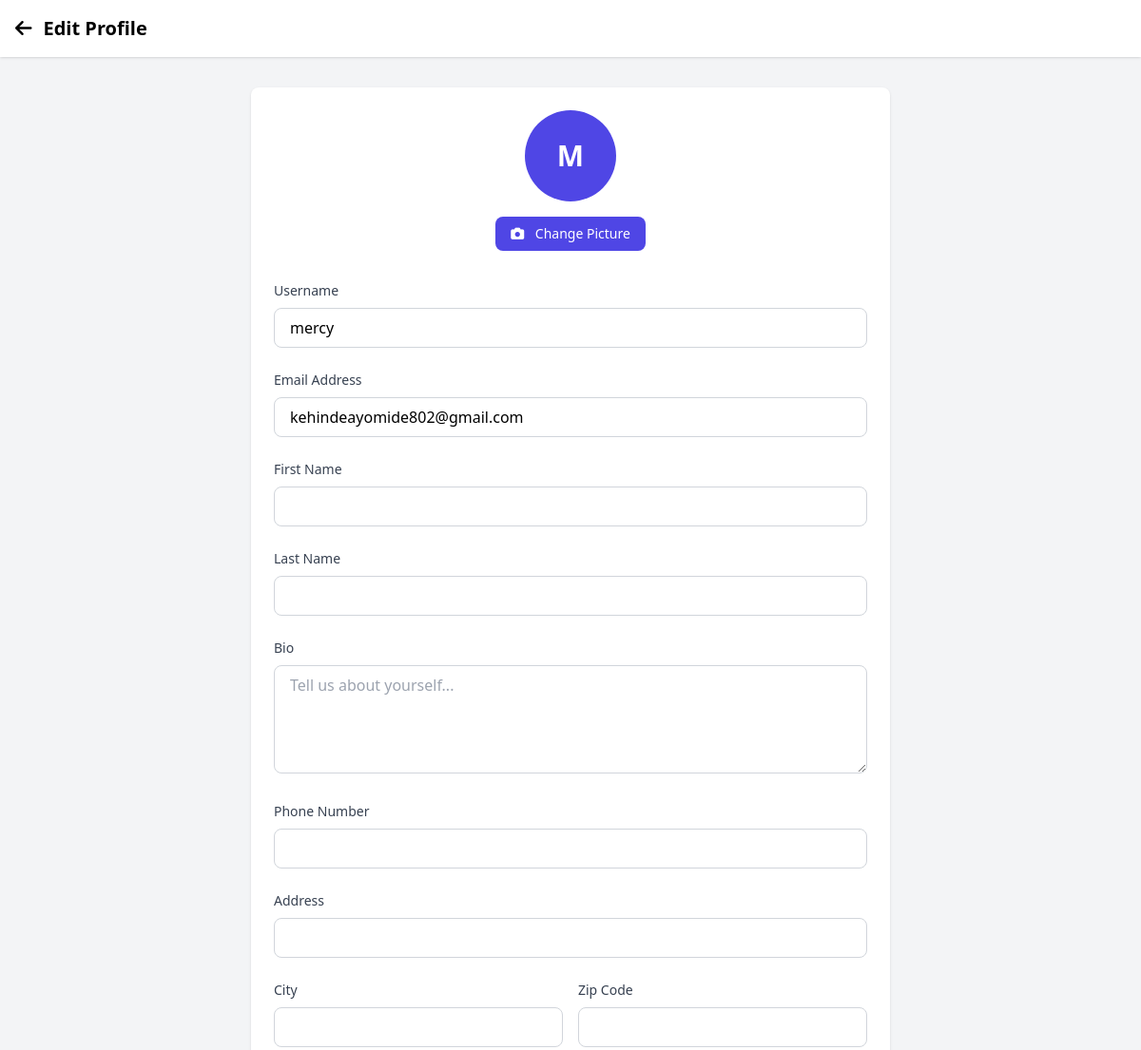
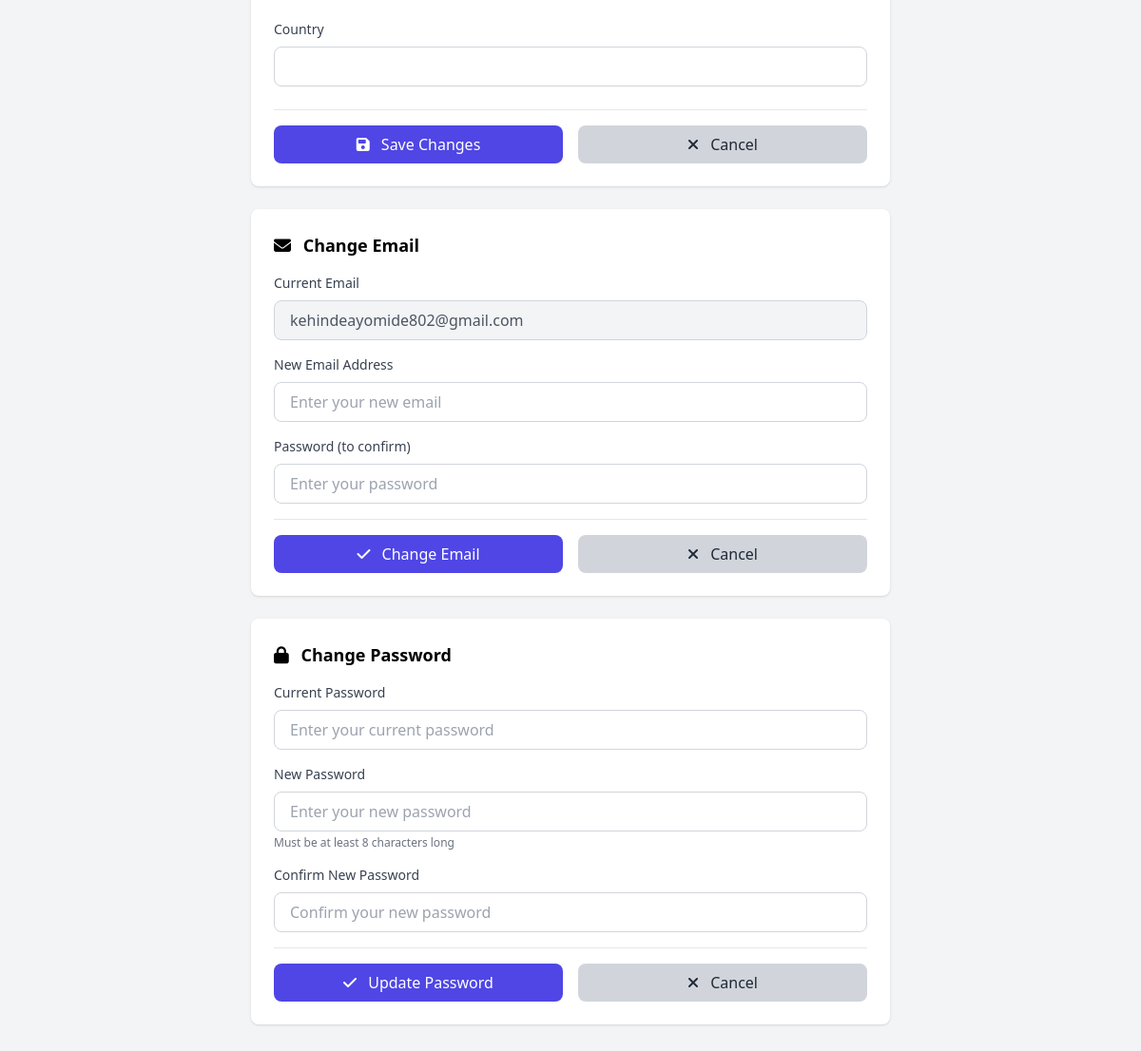
/edit-profile/ (signed in), run on the app's committed database (2 pictures, top to bottom).
### multivendor/models.py (models this page shows, shortened)
class User(AbstractUser):
    ROLE_CHOICES = (
        ("buyer", "Buyer"),
        ("vendor", "Vendor"),
        ("admin", "Admin"),
    )
    role = models.CharField(
        max_length=10,
        choices=ROLE_CHOICES,
        default="buyer"
    )
    phone = models.CharField(max_length=15, blank=True)
    is_verified = models.BooleanField(default=False)

### multivendor/views.py (the view, shortened to what this page needs)
# urls.py: path("edit-profile/", views.edit_profile_view, name="edit_profile"),
def edit_profile_view(request):
    if not request.user.is_authenticated:
        return redirect("login")
    user = request.user
    user_profile = None
    try:
        user_profile = user.userprofile
    except:
        user_profile = None
    context = {
        "user": user,
        "user_profile": user_profile
    }
    return render(request, "edit_profile.html", context)

### templates/edit_profile.html (shortened to what this page needs)
<!DOCTYPE html>
<html>
<head>
<script src="https://cdn.tailwindcss.com"></script>
<link rel="stylesheet"
href="https://cdnjs.cloudflare.com/ajax/libs/font-awesome/6.5.0/css/all.min.css"/>
</head>
<body class="bg-gray-100">
<div class="bg-white shadow p-4 flex justify-between items-center">
<div class="flex items-center space-x-3">
<a href="{% url 'profile' %}">
<i class="fas fa-arrow-left text-xl"></i>
</a>
<h1 class="font-bold text-xl">Edit Profile</h1>
</div>
</div>
<div class="max-w-2xl mx-auto mt-8">
<div class="bg-white p-6 rounded-lg shadow">
<div class="text-center mb-8">
<div class="w-24 h-24 bg-indigo-600 text-white
rounded-full flex items-center justify-center
mx-auto text-3xl font-bold mb-4">
{{ request.user.username|first|upper }}
</div>
<label for="profile_picture"
class="inline-block px-4 py-2 bg-indigo-600 text-white
rounded-lg hover:bg-indigo-700 cursor-pointer text-sm">
<i class="fas fa-camera mr-2"></i> Change Picture
</label>
</div>
<form method="POST" enctype="multipart/form-data" class="space-y-6">
<div>
<label class="block text-sm font-medium text-gray-700 mb-2">
Username
</label>
<input type="text" name="username"
value="{{ request.user.username }}"
class="w-full px-4 py-2 border border-gray-300
rounded-lg focus:ring-2 focus:ring-indigo-600
focus:border-transparent outline-none">
</div>
<div>
<label class="block text-sm font-medium text-gray-700 mb-2">
Email Address
</label>
<input type="email" name="email"
value="{{ request.user.email }}"
class="w-full px-4 py-2 border border-gray-300
rounded-lg focus:ring-2 focus:ring-indigo-600
focus:border-transparent outline-none">
</div>
<div>
<label class="block text-sm font-medium text-gray-700 mb-2">
First Name
</label>
<input type="text" name="first_name"
value="{{ request.user.first_name }}"
class="w-full px-4 py-2 border border-gray-300
rounded-lg focus:ring-2 focus:ring-indigo-600
focus:border-transparent outline-none">
</div>
<div>
<label class="block text-sm font-medium text-gray-700 mb-2">
Last Name
</label>
<input type="text" name="last_name"
value="{{ request.user.last_name }}"
class="w-full px-4 py-2 border border-gray-300
rounded-lg focus:ring-2 focus:ring-indigo-600
focus:border-transparent outline-none">
</div>
<div>
<label class="block text-sm font-medium text-gray-700 mb-2">
Bio
</label>
<textarea name="bio" rows="4"
class="w-full px-4 py-2 border border-gray-300
rounded-lg focus:ring-2 focus:ring-indigo-600
focus:border-transparent outline-none"
placeholder="Tell us about yourself...">{{ user_profile.bio }}</textarea>
</div>
<div>
<label class="block text-sm font-medium text-gray-700 mb-2">
Phone Number
</label>
<input type="tel" name="phone"
value="{{ user_profile.phone }}"
class="w-full px-4 py-2 border border-gray-300
rounded-lg focus:ring-2 focus:ring-indigo-600
focus:border-transparent outline-none">
</div>
<div>
<label class="block text-sm font-medium text-gray-700 mb-2">
Address
</label>
<input type="text" name="address"
value="{{ user_profile.address }}"
class="w-full px-4 py-2 border border-gray-300
rounded-lg focus:ring-2 focus:ring-indigo-600
focus:border-transparent outline-none">
</div>
<div class="grid grid-cols-2 gap-4">
<div>
<label class="block text-sm font-medium text-gray-700 mb-2">
City
</label>
<input type="text" name="city"
value="{{ user_profile.city }}"
class="w-full px-4 py-2 border border-gray-300
rounded-lg focus:ring-2 focus:ring-indigo-600
focus:border-transparent outline-none">
</div>
<div>
<label class="block text-sm font-medium text-gray-700 mb-2">
Zip Code
</label>
<input type="text" name="zip_code"
value="{{ user_profile.zip_code }}"
class="w-full px-4 py-2 border border-gray-300
rounded-lg focus:ring-2 focus:ring-indigo-600
focus:border-transparent outline-none">
</div>
</div>
<div>
<label class="block text-sm font-medium text-gray-700 mb-2">
Country
</label>
<input type="text" name="country"
value="{{ user_profile.country }}"
class="w-full px-4 py-2 border border-gray-300
rounded-lg focus:ring-2 focus:ring-indigo-600
focus:border-transparent outline-none">
</div>
<div class="flex gap-4 pt-4 border-t border-gray-200">
<button type="submit"
class="flex-1 px-4 py-2 bg-indigo-600 text-white
rounded-lg hover:bg-indigo-700 font-medium">
<i class="fas fa-save mr-2"></i> Save Changes
</button>
<a href="{% url 'profile' %}"
class="flex-1 px-4 py-2 bg-gray-300 text-gray-800
rounded-lg hover:bg-gray-400 font-medium text-center">
<i class="fas fa-times mr-2"></i> Cancel
</a>
</div>
</form>
</div>
<div class="bg-white p-6 rounded-lg shadow mt-6">
<h3 class="font-bold text-lg mb-4">
<i class="fas fa-envelope mr-2"></i> Change Email
</h3>
<form method="POST" action="{% url 'change_email' %}" class="space-y-4">
<div>
<label class="block text-sm font-medium text-gray-700 mb-2">
Current Email
</label>
<input type="email" value="{{ request.user.email }}" disabled
class="w-full px-4 py-2 border border-gray-300
rounded-lg bg-gray-100 text-gray-600 outline-none">
</div>
<div>
<label class="block text-sm font-medium text-gray-700 mb-2">
New Email Address
</label>
<input type="email" name="new_email" required
class="w-full px-4 py-2 border border-gray-300
rounded-lg focus:ring-2 focus:ring-indigo-600
focus:border-transparent outline-none"
placeholder="Enter your new email">
</div>
<div>
<label class="block text-sm font-medium text-gray-700 mb-2">
Password (to confirm)
</label>
<input type="password" name="password" required
class="w-full px-4 py-2 border border-gray-300
rounded-lg focus:ring-2 focus:ring-indigo-600
focus:border-transparent outline-none"
placeholder="Enter your password">
</div>
<div class="flex gap-4 pt-4 border-t border-gray-200">
<button type="submit"
class="flex-1 px-4 py-2 bg-indigo-600 text-white
rounded-lg hover:bg-indigo-700 font-medium">
<i class="fas fa-check mr-2"></i> Change Email
</button>
<button type="reset"
class="flex-1 px-4 py-2 bg-gray-300 text-gray-800
rounded-lg hover:bg-gray-400 font-medium">
<i class="fas fa-times mr-2"></i> Cancel
</button>
</div>
</form>
</div>
<div class="bg-white p-6 rounded-lg shadow mt-6 mb-8">
<h3 class="font-bold text-lg mb-4">
<i class="fas fa-lock mr-2"></i> Change Password
</h3>
<form method="POST" action="{% url 'change_password' %}" class="space-y-4">
<div>
<label class="block text-sm font-medium text-gray-700 mb-2">
Current Password
</label>
<input type="password" name="current_password" required
class="w-full px-4 py-2 border border-gray-300
rounded-lg focus:ring-2 focus:ring-indigo-600
focus:border-transparent outline-none"
placeholder="Enter your current password">
</div>
<div>
<label class="block text-sm font-medium text-gray-700 mb-2">
New Password
</label>
<input type="password" name="new_password" required
class="w-full px-4 py-2 border border-gray-300
rounded-lg focus:ring-2 focus:ring-indigo-600
focus:border-transparent outline-none"
placeholder="Enter your new password">
<p class="text-xs text-gray-500 mt-1">
Must be at least 8 characters long
</p>
</div>
<div>
<label class="block text-sm font-medium text-gray-700 mb-2">
Confirm New Password
</label>
<input type="password" name="confirm_password" required
class="w-full px-4 py-2 border border-gray-300
rounded-lg focus:ring-2 focus:ring-indigo-600
focus:border-transparent outline-none"
placeholder="Confirm your new password">
</div>
<div class="flex gap-4 pt-4 border-t border-gray-200">
<button type="submit"
class="flex-1 px-4 py-2 bg-indigo-600 text-white
rounded-lg hover:bg-indigo-700 font-medium">
<i class="fas fa-check mr-2"></i> Update Password
</button>
<button type="reset"
class="flex-1 px-4 py-2 bg-gray-300 text-gray-800
rounded-lg hover:bg-gray-400 font-medium">
<i class="fas fa-times mr-2"></i> Cancel
</button>
</div>
</form>
</div>
</div>
</body>
</html>

### data on the page
User: user.username|first "M", username "mercy", email "kehindeayomide802@gmail.com", user.email "kehindeayomide802@gmail.com"
